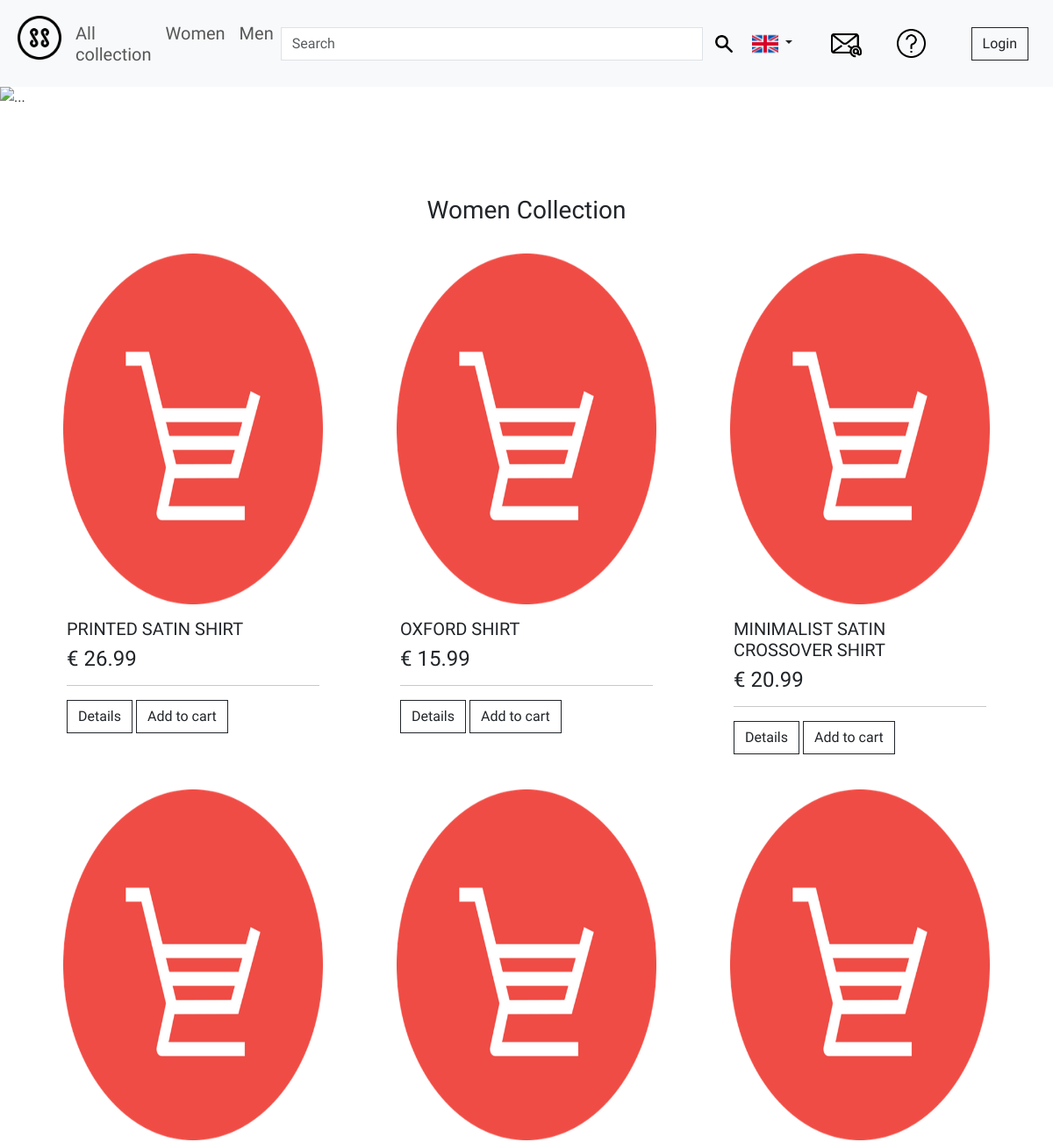
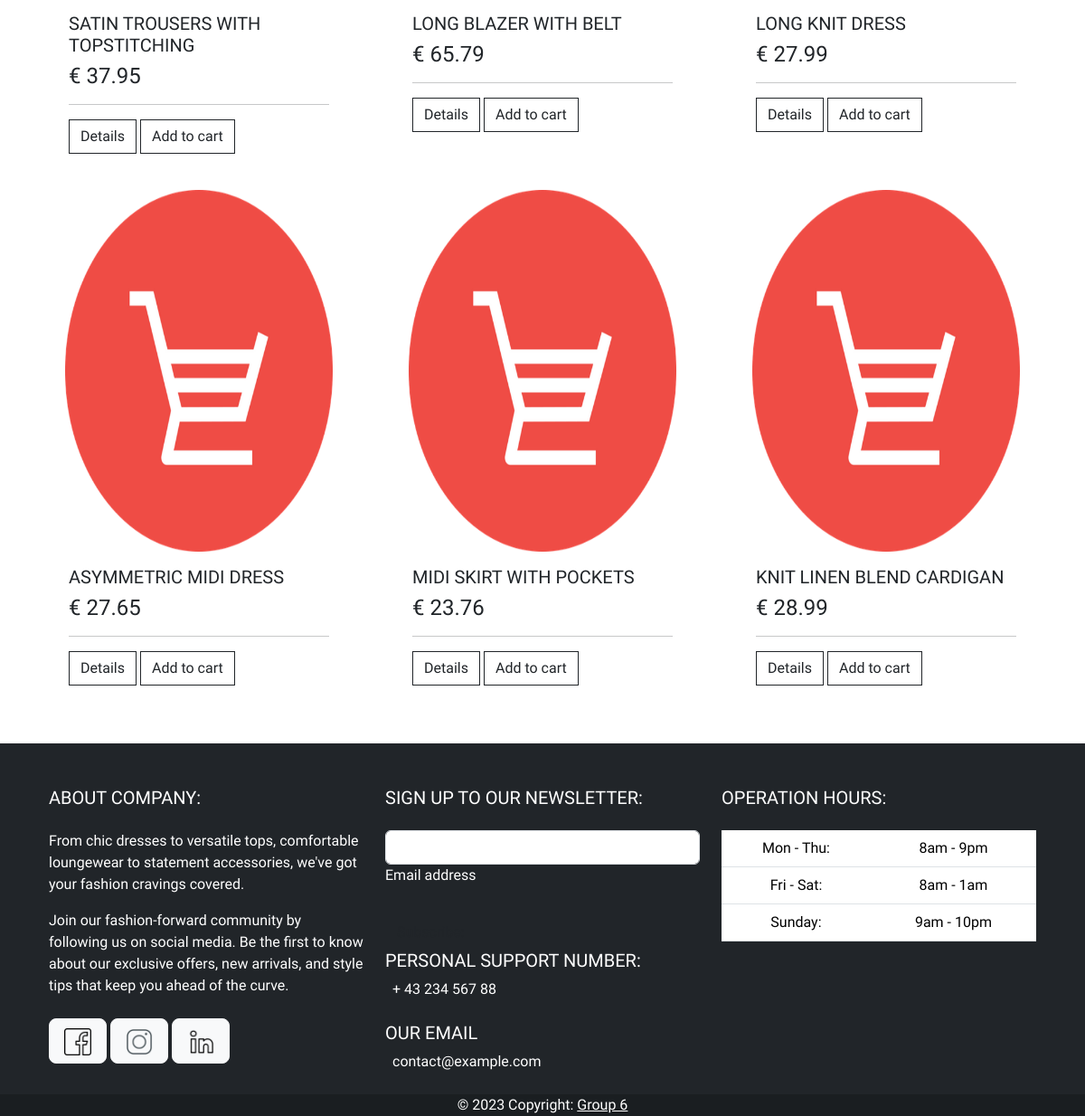
Screenshot of /female.php with the database file from the repository (2 pictures, top to bottom).
### tables this page shows
CREATE TABLE `products` (
  `id` int(11) NOT NULL,
  `picture` varchar(255) NOT NULL,
  `title` varchar(255) NOT NULL,
  `description` text NOT NULL,
  `gender` varchar(10) NOT NULL DEFAULT 'all',
  `availability` varchar(3) NOT NULL,
  `price` decimal(10,2) NOT NULL
);

### female.php (the view, shortened to what this page needs)
<?php
if (isset($_SESSION["user"])) {
    include 'inc/navbar.php';
} elseif (isset($_SESSION["adm"])) {
    include 'inc/navbar_admin.php';
} else {
    include 'inc/navbar_guest.php';
}
require_once "db_connect.php";
$sql = "SELECT * FROM products WHERE `gender` = 'female'";
$result = mysqli_query($connect, $sql);
$layout = "";
if (mysqli_num_rows($result) > 0) {
    while ($rowProduct = mysqli_fetch_assoc($result)) {
        $layout .= "<div class='card mx-auto  row row-col-lg-4 row-col-md-3 row-col-sm-2 row-col-xs-1 border-0'
                style='width: 20rem;'>
                 <br>
                <img src='productpictures/{$rowProduct["picture"]}' height='400px' class='card-img-top ' alt='...' >
                <div class='card-body '>
                <h5 class='card-title'> {$rowProduct["title"]}</h5>
                    <h4 class='card-title'> € {$rowProduct["price"]}</h4>
                    <hr>
                    <div class='pinki'>
                    <a href='product-details.php?x={$rowProduct["id"]}&availability={$rowProduct["availability"]}' class='btn btn-outline-dark rounded-0''>Details</a>
                    <a href='cart.php?id={$rowProduct["id"]}' class='btn btn-outline-dark rounded-0'>Add to cart</a>
                        </div>
                </div>
                </div>";
    }
} else {
    $layout .= "No Result";
}
?>
<!DOCTYPE html>
<html lang="en">
<head>
    <link href="https://cdn.jsdelivr.net/npm/bootstrap@5.3.0/dist/css/bootstrap.min.css" rel="stylesheet">
    <link href="https://cdn.jsdelivr.net/npm/bootstrap@5.3.1/dist/css/bootstrap.min.css" rel="stylesheet">
    <link href="styles/style_landing.css" rel="stylesheet">
    <link href="styles/female.css" rel="stylesheet">
    <link rel="stylesheet" href="styles/style_navbar.css">
</head>
<body>
    <div id="carouselExampleAutoplaying" class="carousel slide courusel" data-bs-ride="carousel">
        <div class="carousel-inner">
            <div class="carousel-item active courusel">
                <img src="https://images.unsplash.com/photo-1522512115668-c09775d6f424?ixlib=rb-4.0.3&ixid=M3wxMjA3fDB8MHxwaG90by1wYWdlfHx8fGVufDB8fHx8fA%3D%3D&auto=format&fit=crop&w=687&q=80" class="d-block w-100 h-100 poster object-fit-cover" alt="...">
            </div>
        </div>
        <button class="carousel-control-prev" type="button" data-bs-target="#carouselExampleAutoplaying" data-bs-slide="prev">
            <span class="carousel-control-prev-icon" aria-hidden="true"></span>
        </button>
        <button class="carousel-control-next" type="button" data-bs-target="#carouselExampleAutoplaying" data-bs-slide="next">
            <span class="carousel-control-next-icon" aria-hidden="true"></span>
        </button>
    </div>
    <div class="container mb-5">
        <div class="row row-col-lg-4 row-col-md-3 row-col-sm-2 row-col-xs-1">
            <div>
                <h3 class="text-center mt-4">Women Collection<h3>
            </div>
            <?= $layout ?>
        </div>
    </div>
    <?php include 'inc/footer.php' ?>
</body>
</html>

### inc/navbar_guest.php (shortened to what this page needs)
<!DOCTYPE html>
<html lang="en">
<head>
    <link href="https://cdn.jsdelivr.net/npm/bootstrap@5.3.1/dist/css/bootstrap.min.css" rel="stylesheet">
    <link href="styles/style_landing.css" rel="stylesheet">
    <link href="styles/style_cart.css" rel="stylesheet">
    <link rel="stylesheet" href="styles/style_navbar.css">
</head>
<body>
    <nav id="navbar" class="navbar navbar-expand-lg bg-body-tertiary nav sticky-top">
        <div class="container-fluid">
            <div class="collapse navbar-collapse" id="myNavbarToggler7">
                <ul class="navbar-nav me-auto my-2 my-lg-0 navbar-nav-scroll" style="--bs-scroll-height: 100px;">
                    <li class="nav-item">
                        <a class="nav-link active" aria-current="page" href="index.php"><img src="icons/ss.png" alt="" loading="lazy" width="50px" /></a>
                    </li>
                    <li class="nav-item">
                        <h5><a class="nav-link pt-3" href="product-test.php">All collection</a></h5>
                    </li>
                    <li class="nav-item">
                        <h5><a class="nav-link pt-3" href="female.php">Women</a></h5>
                    </li>
                    <li class="nav-item">
                        <h5><a class="nav-link pt-3" href="male.php">Men</a></h5>
                    </li>
                </ul>
                <form class="d-flex w-50" role="search">
                    <input class="form-control me-2 rounded-0" type="search" placeholder="Search" aria-label="Search">
                    <button class=" border-0 bg-body-tertiary" type="submit"><img src="icons/search.png" height="20px" loading="lazy" /></button>
                </form>
                <ul class="list-unstyled mt-3">
                    <li class="nav-item dropdown me-2">
                        <a class="nav-link dropdown-toggle text-dark" href="#" role="button" data-bs-toggle="dropdown">
                            <img src="icons/united-kingdom.png" height="30" alt="English" loading="lazy" />
                        </a>
                    </li>
                </ul>
                <ul class="list-unstyled  mt-3 ms-1 me-1">
                    <li class="nav-item me-3 me-lg-0">
                        <a class="nav-link" href="contact.php">
                            <img src="icons/email.png" height="35" alt="" loading="lazy" />
                        </a>
                    </li>
                </ul>
                <ul class="list-unstyled  mt-3 ms-1 me-1">
                    <li class="nav-item me-1 me-lg-0">
                        <a class="nav-link" href="about_us.php">
                            <img src="icons/question.png" height="33" alt="" loading="lazy" />
                        </a>
                    </li>
                </ul>
                <ul>
                    <button class="btn btn-light border-dark rounded-0 mt-3 me-3"><a class='nav-lin text-decoration-none text-dark' href='login.php'>Login</a></button>
                </ul>
            </div>
        </div>
    </nav>
</body>
</html>

### inc/footer.php (shortened to what this page needs)
<footer class="text-white text-center text-lg-start bg-dark">
    <div class="container p-4">
        <div class="row mt-4">
            <div class="col-lg-4 col-md-12 mb-4 mb-md-0">
                <h5 class="text-uppercase mb-4">About company:</h5>
                <p>
                    From chic dresses to versatile tops, comfortable loungewear to statement accessories,
                    we've got your fashion cravings covered.
                </p>
                <p>
                    Join our fashion-forward community by following us on social media.
                    Be the first to know about our exclusive offers, new arrivals,
                    and style tips that keep you ahead of the curve.
                </p>
                <div class="mt-4">
                    <a type="button" class="btn btn-floating btn-light btn-lg"><img src="icons/facebook.png" width="30px"></i></a>
                    <a type="button" class="btn btn-floating btn-light btn-lg"><img src="icons/instagram.png" width="30px"></i></a>
                    <a type="button" class="btn btn-floating btn-light btn-lg"><img src="icons/linkedin.png" width="30px"></i></a>
                </div>
            </div>
            <div class="col-lg-4 col-md-6 mb-4 mb-md-0">
                <h5 class="text-uppercase mb-4">Sign up to our newsletter:</h5>
                <div class="form-outline form-white mb-4">
                    <input type="email" id="form5Example2" class="form-control" />
                    <label class="form-label" for="form5Example2">Email address</label>
                </div>
                <button type="submit" class="btn btn-outline-white btn-block">Subscribe:</button>
                <h5 class="text-uppercase mb-2">Personal Support Number:</h5>
                <div class="fa-li"><i class="fas fa-phone"></i></span><span class="ms-2">+ 43 234 567 88</div>
                <h5 class="text-uppercase mb-2 mt-4">Our Email</h5>
                <div class="fa-li"><i class="fas fa-envelope"></i></span><span class="ms-2">contact@example.com</div>
            </div>
            <div class="col-lg-4 col-md-6 mb-4 mb-md-0">
                <h5 class="text-uppercase mb-4">Operation Hours:</h5>
                <table class="table text-center text-white">
                    <tbody class="fw-normal">
                        <tr>
                            <td>Mon - Thu:</td>
                            <td>8am - 9pm</td>
                        </tr>
                        <tr>
                            <td>Fri - Sat:</td>
                            <td>8am - 1am</td>
                        </tr>
                        <tr>
                            <td>Sunday:</td>
                            <td>9am - 10pm</td>
                        </tr>
                    </tbody>
                </table>
            </div>
        </div>
    </div>
    <div class="text-center" style="background-color: rgba(0, 0, 0, 0.2);">
        © 2023 Copyright:
        <a class="text-white">Group 6</a>
    </div>
</footer>

### styles/style_landing.css (style rules this page uses)
* { font-family: 'Arimo', sans-serif; }
.courusel { height: 100px; }
.poster { object-fit: fill; }
.card { padding: 0; }

### styles/female.css (style rules this page uses)
img { transition: transform .2s; margin: 0 auto; }

### rows the page displays
products: picture (placeholder picture), title "PRINTED SATIN SHIRT", price "26.99"
products: picture (placeholder picture), title "OXFORD SHIRT", price "15.99"
products: picture (placeholder picture), title "MINIMALIST SATIN CROSSOVER SHIRT", price "20.99"
products: picture (placeholder picture), title "SATIN TROUSERS WITH TOPSTITCHING", price "37.95"
products: picture (placeholder picture), title "LONG BLAZER WITH BELT", price "65.79"
products: picture (placeholder picture), title "LONG KNIT DRESS", price "27.99"
products: picture (placeholder picture), title "ASYMMETRIC MIDI DRESS", price "27.65"
products: picture (placeholder picture), title "MIDI SKIRT WITH POCKETS", price "23.76"
products: picture (placeholder picture), title "KNIT LINEN BLEND CARDIGAN", price "28.99"
